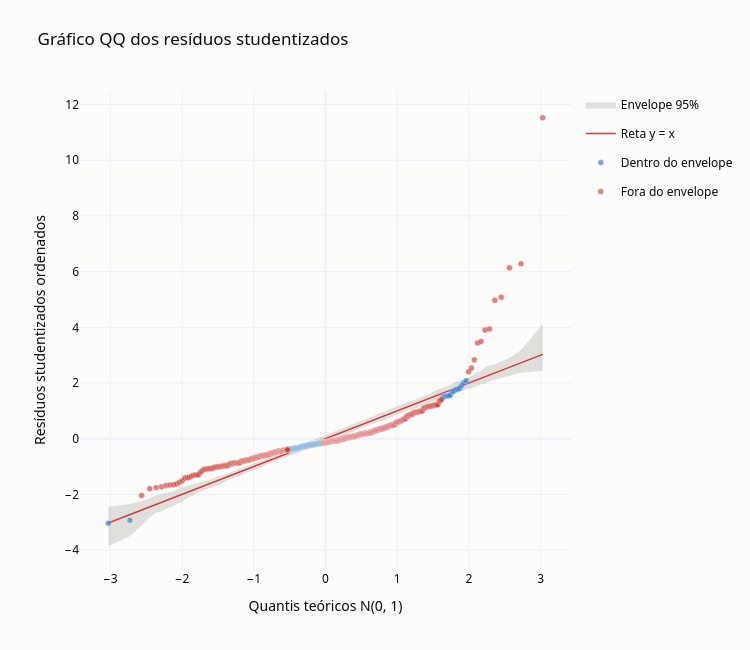

Write notebook code for a chart like this one.
### Markdown cell above
### 5.6 Linearidade dos resíduos normalizados (gráfico QQ)

Se os erros são normais, os resíduos studentizados ordenados devem formar uma **reta** (linha de 45°) contra os quantis teóricos da normal padrão. Um **envelope simulado** mostra se os desvios são maiores que os esperados pelo acaso. O envelope usa 100 amostras normais de tamanho n, com bandas de 2,5% e 97,5%.

A **correlação entre os resíduos ordenados e os quantis teóricos** (estatística de Filliben) mede a linearidade do gráfico. Os testes de Shapiro-Wilk, Jarque-Bera e Anderson-Darling medem a normalidade.

> Com n ≈ 500, os testes de normalidade têm poder alto. Eles rejeitam $H_0$ mesmo com desvios pequenos e sem importância prática. Por isso, o gráfico QQ e a correlação são a evidência principal. Se o desvio da normalidade é moderado, os testes t e F continuam aproximadamente válidos com esse tamanho de amostra, pelo Teorema Central do Limite.

### Code cell
res_stud = np.sort(diagnostico["Res. studentizado"].values)
quantis_teoricos = stats.norm.ppf((np.arange(1, n + 1) - 0.375) / (n + 0.25))

rng = np.random.default_rng(42)
simulacoes = np.sort(rng.standard_normal((100, n)), axis=1)
envelope_inf = np.percentile(simulacoes, 2.5, axis=0)
envelope_sup = np.percentile(simulacoes, 97.5, axis=0)

fora_envelope = ((res_stud < envelope_inf) | (res_stud > envelope_sup)).sum()

tracos, _ = tracos_qq(diagnostico["Res. studentizado"].values, diagnostico.index, quantis_teoricos,
                      envelope_inf, envelope_sup)
fig = go.Figure(tracos)
fig.update_xaxes(title_text="Quantis teóricos N(0, 1)")
fig.update_yaxes(title_text="Resíduos studentizados ordenados")
mostrar_e_salvar(fig, "qqplot_residuos", titulo="Gráfico QQ dos resíduos studentizados", altura=650, largura=750)
correlacao_qq = np.corrcoef(quantis_teoricos, res_stud)[0, 1]
shapiro = stats.shapiro(modelo.resid)
jarque_bera = stats.jarque_bera(modelo.resid)
anderson = stats.anderson(modelo.resid, dist="norm", method="interpolate")

print(f"Pontos fora do envelope: {fora_envelope} de {n} ({fora_envelope / n:.1%})")
print(f"Correlação do gráfico QQ (Filliben): {correlacao_qq:.4f}")
print(f"Assimetria dos resíduos: {stats.skew(modelo.resid):.2f} | Curtose (excesso): {stats.kurtosis(modelo.resid):.2f}")
print(f"Shapiro-Wilk: W = {shapiro.statistic:.4f} | p-valor = {shapiro.pvalue:.3g}")
print(f"Jarque-Bera: JB = {jarque_bera.statistic:.2f} | p-valor = {jarque_bera.pvalue:.3g}")
print(f"Anderson-Darling: A² = {anderson.statistic:.3f} | p-valor = {anderson.pvalue:.3g}")

### Figure 1 — Plotly figure (JSON) as saved in the notebook; plotly's stock layout.template omitted (floating-point values rounded to 4 significant figures; data arrays with more than 128 entries replaced by an {"elided": "..."} marker saying what was removed)
{"data": [{"hovertemplate": "Envelope 95% (limite superior): %{y:.3f}<extra></extra>", "legendgroup": "Envelope 95%", "line": {"color": "#898781", "width": 0}, "mode": "lines", "name": "Envelope 95%", "showlegend": false, "type": "scatter", "x": {"elided": "506 float values"}, "y": {"elided": "506 float values"}}, {"fill": "tonexty", "fillcolor": "rgba(137, 135, 129, 0.25)", "hovertemplate": "Envelope 95% (limite inferior): %{y:.3f}<extra></extra>", "legendgroup": "Envelope 95%", "line": {"color": "#898781", "width": 0}, "mode": "lines", "name": "Envelope 95%", "showlegend": true, "type": "scatter", "x": {"elided": "506 float values"}, "y": {"elided": "506 float values"}}, {"hovertemplate": "Reta y = x: %{y:.3f}<extra></extra>", "legendgroup": "Reta y = x", "line": {"color": "#d03b3b", "width": 1.5}, "mode": "lines", "name": "Reta y = x", "showlegend": true, "type": "scatter", "x": {"elided": "506 float values"}, "y": {"elided": "506 float values"}}, {"hovertemplate": "%{hovertext}<extra></extra>", "hovertext": ["<b>Linha 506</b> (sem cidade)<br>Quantil teórico: -3.027<br>Res. studentizado: -3.038<br>MEDV: 12.0<br>CRIM: 0.988<br>RM: 6.98<br>LSTAT: 12.00<br>RAD: 3.0", "<b>Linha 364</b> (Boston Back Bay)<br>Quantil teórico: -2.726<br>Res. studentizado: -2.928<br>MEDV: 21.9<br>CRIM: 3.474<br>RM: 8.78<br>LSTAT: 5.29<br>RAD: 24.0", "<b>Linha 308</b> (Quincy)<br>Quantil teórico: -0.520<br>Res. studentizado: -0.397<br>MEDV: 22.8<br>CRIM: 0.493<br>RM: 6.63<br>LSTAT: 4.54<br>RAD: 4.0", "<b>Linha 437</b> (Boston Savin Hill)<br>Quantil teórico: -0.514<br>Res. studentizado: -0.394<br>MEDV: 8.7<br>CRIM: 15.177<br>RM: 6.15<br>LSTAT: 26.45<br>RAD: 24.0", "<b>Linha 435</b> (Boston Savin Hill)<br>Quantil teórico: -0.509<br>Res. studentizado: -0.390<br>MEDV: 13.4<br>CRIM: 11.160<br>RM: 6.63<br>LSTAT: 23.27<br>RAD: 24.0", "<b>Linha 276</b> (Needham)<br>Quantil teórico: -0.503<br>Res. studentizado: -0.380<br>MEDV: 33.2<br>CRIM: 0.105<br>RM: 7.27<br>LSTAT: 6.05<br>RAD: 4.0", "<b>Linha 455</b> (Boston Savin Hill)<br>Quantil teórico: -0.498<br>Res. studentizado: -0.377<br>MEDV: 14.1<br>CRIM: 4.752<br>RM: 6.53<br>LSTAT: 18.13<br>RAD: 24.0", "<b>Linha 405</b> (Boston South Boston)<br>Quantil teórico: -0.492<br>Res. studentizado: -0.374<br>MEDV: 5.0<br>CRIM: 67.921<br>RM: 5.68<br>LSTAT: 22.98<br>RAD: 24.0", "<b>Linha 110</b> (Medford)<br>Quantil teórico: -0.486<br>Res. studentizado: -0.373<br>MEDV: 21.7<br>CRIM: 0.108<br>RM: 6.20<br>LSTAT: 13.00<br>RAD: 5.0", "<b>Linha 438</b> (Boston Savin Hill)<br>Quantil teórico: -0.481<br>Res. studentizado: -0.371<br>MEDV: 8.4<br>CRIM: 13.678<br>RM: 5.93<br>LSTAT: 34.02<br>RAD: 24.0", "<b>Linha 22</b> (Lynn)<br>Quantil teórico: -0.475<br>Res. studentizado: -0.371<br>MEDV: 15.2<br>CRIM: 1.232<br>RM: 6.14<br>LSTAT: 18.72<br>RAD: 4.0", "<b>Linha 259</b> (Brookline)<br>Quantil teórico: -0.470<br>Res. studentizado: -0.371<br>MEDV: 30.1<br>CRIM: 0.657<br>RM: 6.84<br>LSTAT: 6.90<br>RAD: 5.0", "<b>Linha 31</b> (Lynn)<br>Quantil teórico: -0.464<br>Res. studentizado: -0.369<br>MEDV: 14.5<br>CRIM: 1.355<br>RM: 6.07<br>LSTAT: 13.04<br>RAD: 4.0", "<b>Linha 331</b> (Holbrook)<br>Quantil teórico: -0.459<br>Res. studentizado: -0.369<br>MEDV: 17.1<br>CRIM: 0.050<br>RM: 5.71<br>LSTAT: 12.43<br>RAD: 1.0", "<b>Linha 123</b> (Everett)<br>Quantil teórico: -0.453<br>Res. studentizado: -0.362<br>MEDV: 17.3<br>CRIM: 0.150<br>RM: 5.86<br>LSTAT: 25.41<br>RAD: 2.0", "<b>Linha 238</b> (Natick)<br>Quantil teórico: -0.448<br>Res. studentizado: -0.361<br>MEDV: 23.7<br>CRIM: 0.082<br>RM: 6.48<br>LSTAT: 6.36<br>RAD: 6.0", "<b>Linha 444</b> (Boston Savin Hill)<br>Quantil teórico: -0.442<br>Res. studentizado: -0.361<br>MEDV: 10.8<br>CRIM: 12.802<br>RM: 5.85<br>LSTAT: 23.79<br>RAD: 24.0", "<b>Linha 315</b> (Quincy)<br>Quantil teórico: -0.437<br>Res. studentizado: -0.357<br>MEDV: 16.2<br>CRIM: 0.254<br>RM: 5.71<br>LSTAT: 11.50<br>RAD: 4.0", "<b>Linha 322</b> (Braintree)<br>Quantil teórico: -0.431<br>Res. studentizado: -0.355<br>MEDV: 20.4<br>CRIM: 0.351<br>RM: 6.04<br>LSTAT: 7.70<br>RAD: 5.0", "<b>Linha 332</b> (Holbrook)<br>Quantil teórico: -0.426<br>Res. studentizado: -0.353<br>MEDV: 19.4<br>CRIM: 0.035<br>RM: 6.03<br>LSTAT: 7.83<br>RAD: 1.0", "<b>Linha 458</b> (Boston Dorchester)<br>Quantil teórico: -0.421<br>Res. studentizado: -0.349<br>MEDV: 14.9<br>CRIM: 7.752<br>RM: 6.30<br>LSTAT: 16.23<br>RAD: 24.0", "<b>Linha 338</b> (Weymouth)<br>Quantil teórico: -0.415<br>Res. studentizado: -0.348<br>MEDV: 20.6<br>CRIM: 0.033<br>RM: 6.06<br>LSTAT: 8.51<br>RAD: 5.0", "<b>Linha 356</b> (Boston Allston-Brighton)<br>Quantil teórico: -0.410<br>Res. studentizado: -0.346<br>MEDV: 17.8<br>CRIM: 8.983<br>RM: 6.21<br>LSTAT: 17.60<br>RAD: 24.0", "<b>Linha 461</b> (Boston Dorchester)<br>Quantil teórico: -0.404<br>Res. studentizado: -0.345<br>MEDV: 17.7<br>CRIM: 3.693<br>RM: 6.38<br>LSTAT: 14.65<br>RAD: 24.0", "<b>Linha 0</b> (Nahant)<br>Quantil teórico: -0.399<br>Res. studentizado: -0.344<br>MEDV: 24.0<br>CRIM: 0.006<br>RM: 6.58<br>LSTAT: 4.98<br>RAD: 1.0", "<b>Linha 239</b> (Natick)<br>Quantil teórico: -0.394<br>Res. studentizado: -0.343<br>MEDV: 23.3<br>CRIM: 0.093<br>RM: 6.61<br>LSTAT: 7.37<br>RAD: 6.0", "<b>Linha 266</b> (Brookline)<br>Quantil teórico: -0.388<br>Res. studentizado: -0.339<br>MEDV: 30.7<br>CRIM: 0.786<br>RM: 7.01<br>LSTAT: 14.79<br>RAD: 5.0", "<b>Linha 312</b> (Quincy)<br>Quantil teórico: -0.383<br>Res. studentizado: -0.338<br>MEDV: 19.4<br>CRIM: 0.262<br>RM: 6.02<br>LSTAT: 11.72<br>RAD: 4.0", "<b>Linha 424</b> (Boston Roxbury)<br>Quantil teórico: -0.378<br>Res. studentizado: -0.336<br>MEDV: 11.7<br>CRIM: 8.792<br>RM: 5.57<br>LSTAT: 17.16<br>RAD: 24.0", "<b>Linha 348</b> (Norwell)<br>Quantil teórico: -0.372<br>Res. studentizado: -0.332<br>MEDV: 24.5<br>CRIM: 0.015<br>RM: 6.63<br>LSTAT: 5.99<br>RAD: 4.0", "<b>Linha 387</b> (Boston East Boston)<br>Quantil teórico: -0.367<br>Res. studentizado: -0.328<br>MEDV: 7.4<br>CRIM: 22.597<br>RM: 5.00<br>LSTAT: 31.99<br>RAD: 24.0", "<b>Linha 59</b> (Beverly)<br>Quantil teórico: -0.362<br>Res. studentizado: -0.324<br>MEDV: 19.6<br>CRIM: 0.103<br>RM: 5.93<br>LSTAT: 9.22<br>RAD: 8.0", "<b>Linha 235</b> (Newton)<br>Quantil teórico: -0.356<br>Res. studentizado: -0.319<br>MEDV: 24.0<br>CRIM: 0.330<br>RM: 6.09<br>LSTAT: 10.88<br>RAD: 8.0", "<b>Linha 78</b> (Woburn)<br>Quantil teórico: -0.351<br>Res. studentizado: -0.310<br>MEDV: 21.2<br>CRIM: 0.056<br>RM: 6.23<br>LSTAT: 12.34<br>RAD: 5.0", "<b>Linha 49</b> (Peabody)<br>Quantil teórico: -0.346<br>Res. studentizado: -0.309<br>MEDV: 19.4<br>CRIM: 0.220<br>RM: 5.60<br>LSTAT: 16.20<br>RAD: 3.0", "<b>Linha 420</b> (Boston Roxbury)<br>Quantil teórico: -0.341<br>Res. studentizado: -0.309<br>MEDV: 16.7<br>CRIM: 11.087<br>RM: 6.41<br>LSTAT: 15.02<br>RAD: 24.0", "<b>Linha 34</b> (Lynn)<br>Quantil teórico: -0.335<br>Res. studentizado: -0.299<br>MEDV: 13.5<br>CRIM: 1.613<br>RM: 6.10<br>LSTAT: 20.34<br>RAD: 4.0", "<b>Linha 347</b> (Hanover)<br>Quantil teórico: -0.330<br>Res. studentizado: -0.294<br>MEDV: 23.1<br>CRIM: 0.019<br>RM: 6.52<br>LSTAT: 6.36<br>RAD: 4.0", "<b>Linha 124</b> (Everett)<br>Quantil teórico: -0.325<br>Res. studentizado: -0.291<br>MEDV: 18.8<br>CRIM: 0.098<br>RM: 5.88<br>LSTAT: 17.58<br>RAD: 2.0", "<b>Linha 471</b> (Boston Mattapan)<br>Quantil teórico: -0.320<br>Res. studentizado: -0.289<br>MEDV: 19.6<br>CRIM: 4.038<br>RM: 6.23<br>LSTAT: 12.87<br>RAD: 24.0", "<b>Linha 328</b> (Randolph)<br>Quantil teórico: -0.315<br>Res. studentizado: -0.287<br>MEDV: 19.3<br>CRIM: 0.066<br>RM: 5.87<br>LSTAT: 9.97<br>RAD: 4.0", "<b>Linha 504</b> (Winthrop)<br>Quantil teórico: -0.309<br>Res. studentizado: -0.277<br>MEDV: 22.0<br>CRIM: 0.110<br>RM: 6.79<br>LSTAT: 6.48<br>RAD: 1.0", "<b>Linha 33</b> (Lynn)<br>Quantil teórico: -0.304<br>Res. studentizado: -0.273<br>MEDV: 13.1<br>CRIM: 1.152<br>RM: 5.70<br>LSTAT: 18.35<br>RAD: 4.0", "<b>Linha 423</b> (Boston Roxbury)<br>Quantil teórico: -0.299<br>Res. studentizado: -0.273<br>MEDV: 13.4<br>CRIM: 7.050<br>RM: 6.10<br>LSTAT: 23.29<br>RAD: 24.0", "<b>Linha 329</b> (Randolph)<br>Quantil teórico: -0.294<br>Res. studentizado: -0.271<br>MEDV: 22.6<br>CRIM: 0.067<br>RM: 6.33<br>LSTAT: 7.34<br>RAD: 4.0", "<b>Linha 439</b> (Boston Savin Hill)<br>Quantil teórico: -0.289<br>Res. studentizado: -0.269<br>MEDV: 12.8<br>CRIM: 9.391<br>RM: 5.63<br>LSTAT: 22.88<br>RAD: 24.0", "<b>Linha 102</b> (Medford)<br>Quantil teórico: -0.284<br>Res. studentizado: -0.266<br>MEDV: 18.6<br>CRIM: 0.229<br>RM: 6.41<br>LSTAT: 10.63<br>RAD: 5.0", "<b>Linha 111</b> (Malden)<br>Quantil teórico: -0.278<br>Res. studentizado: -0.265<br>MEDV: 22.8<br>CRIM: 0.101<br>RM: 6.71<br>LSTAT: 10.16<br>RAD: 6.0", "<b>Linha 212</b> (Waltham)<br>Quantil teórico: -0.273<br>Res. studentizado: -0.261<br>MEDV: 22.4<br>CRIM: 0.217<br>RM: 5.81<br>LSTAT: 16.03<br>RAD: 4.0", "<b>Linha 310</b> (Quincy)<br>Quantil teórico: -0.268<br>Res. studentizado: -0.259<br>MEDV: 16.1<br>CRIM: 2.635<br>RM: 4.97<br>LSTAT: 12.64<br>RAD: 4.0", "<b>Linha 121</b> (Everett)<br>Quantil teórico: -0.263<br>Res. studentizado: -0.253<br>MEDV: 20.3<br>CRIM: 0.072<br>RM: 6.00<br>LSTAT: 14.27<br>RAD: 2.0", "<b>Linha 11</b> (Salem)<br>Quantil teórico: -0.258<br>Res. studentizado: -0.249<br>MEDV: 18.9<br>CRIM: 0.117<br>RM: 6.01<br>LSTAT: 13.27<br>RAD: 5.0", "<b>Linha 321</b> (Braintree)<br>Quantil teórico: -0.253<br>Res. studentizado: -0.248<br>MEDV: 23.1<br>CRIM: 0.182<br>RM: 6.38<br>LSTAT: 6.87<br>RAD: 5.0", "<b>Linha 482</b> (Boston West Roxbury)<br>Quantil teórico: -0.248<br>Res. studentizado: -0.246<br>MEDV: 25.0<br>CRIM: 5.731<br>RM: 7.06<br>LSTAT: 7.01<br>RAD: 24.0", "<b>Linha 196</b> (Concord)<br>Quantil teórico: -0.242<br>Res. studentizado: -0.245<br>MEDV: 33.3<br>CRIM: 0.040<br>RM: 7.29<br>LSTAT: 4.08<br>RAD: 2.0", "<b>Linha 231</b> (Newton)<br>Quantil teórico: -0.237<br>Res. studentizado: -0.243<br>MEDV: 31.7<br>CRIM: 0.463<br>RM: 7.41<br>LSTAT: 5.25<br>RAD: 8.0", "<b>Linha 392</b> (Boston East Boston)<br>Quantil teórico: -0.232<br>Res. studentizado: -0.238<br>MEDV: 9.7<br>CRIM: 11.578<br>RM: 5.04<br>LSTAT: 25.68<br>RAD: 24.0", "<b>Linha 346</b> (Rockland)<br>Quantil teórico: -0.227<br>Res. studentizado: -0.236<br>MEDV: 17.2<br>CRIM: 0.062<br>RM: 5.90<br>LSTAT: 12.67<br>RAD: 3.0", "<b>Linha 490</b> (Chelsea)<br>Quantil teórico: -0.222<br>Res. studentizado: -0.235<br>MEDV: 8.1<br>CRIM: 0.207<br>RM: 5.09<br>LSTAT: 29.68<br>RAD: 4.0", "<b>Linha 474</b> (Boston Forest Hills)<br>Quantil teórico: -0.217<br>Res. studentizado: -0.229<br>MEDV: 13.8<br>CRIM: 8.056<br>RM: 5.43<br>LSTAT: 18.14<br>RAD: 24.0", "<b>Linha 175</b> (Arlington)<br>Quantil teórico: -0.212<br>Res. studentizado: -0.220<br>MEDV: 29.4<br>CRIM: 0.067<br>RM: 6.55<br>LSTAT: 5.33<br>RAD: 5.0", "<b>Linha 70</b> (Burlington)<br>Quantil teórico: -0.207<br>Res. studentizado: -0.220<br>MEDV: 24.2<br>CRIM: 0.088<br>RM: 6.42<br>LSTAT: 6.72<br>RAD: 4.0", "<b>Linha 149</b> (Cambridge)<br>Quantil teórico: -0.202<br>Res. studentizado: -0.219<br>MEDV: 15.4<br>CRIM: 2.734<br>RM: 5.60<br>LSTAT: 21.45<br>RAD: 5.0", "<b>Linha 105</b> (Medford)<br>Quantil teórico: -0.197<br>Res. studentizado: -0.210<br>MEDV: 19.5<br>CRIM: 0.133<br>RM: 5.85<br>LSTAT: 16.47<br>RAD: 5.0", "<b>Linha 441</b> (Boston Savin Hill)<br>Quantil teórico: -0.192<br>Res. studentizado: -0.206<br>MEDV: 17.1<br>CRIM: 9.724<br>RM: 6.41<br>LSTAT: 19.52<br>RAD: 24.0", "<b>Linha 168</b> (Cambridge)<br>Quantil teórico: -0.187<br>Res. studentizado: -0.205<br>MEDV: 23.8<br>CRIM: 2.300<br>RM: 6.32<br>LSTAT: 11.10<br>RAD: 5.0", "<b>Linha 129</b> (Somerville)<br>Quantil teórico: -0.182<br>Res. studentizado: -0.204<br>MEDV: 14.3<br>CRIM: 0.881<br>RM: 5.64<br>LSTAT: 18.34<br>RAD: 4.0", "<b>Linha 288</b> (Walpole)<br>Quantil teórico: -0.177<br>Res. studentizado: -0.203<br>MEDV: 22.3<br>CRIM: 0.046<br>RM: 6.32<br>LSTAT: 7.60<br>RAD: 6.0", "<b>Linha 503</b> (Winthrop)<br>Quantil teórico: -0.172<br>Res. studentizado: -0.200<br>MEDV: 23.9<br>CRIM: 0.061<br>RM: 6.98<br>LSTAT: 5.64<br>RAD: 1.0", "<b>Linha 330</b> (Randolph)<br>Quantil teórico: -0.167<br>Res. studentizado: -0.199<br>MEDV: 19.8<br>CRIM: 0.045<br>RM: 6.14<br>LSTAT: 9.09<br>RAD: 4.0", "<b>Linha 250</b> (Framingham)<br>Quantil teórico: -0.162<br>Res. studentizado: -0.198<br>MEDV: 24.4<br>CRIM: 0.140<br>RM: 6.49<br>LSTAT: 5.90<br>RAD: 7.0", "<b>Linha 309</b> (Quincy)<br>Quantil teórico: -0.157<br>Res. studentizado: -0.196<br>MEDV: 20.3<br>CRIM: 0.349<br>RM: 5.97<br>LSTAT: 9.97<br>RAD: 4.0", "<b>Linha 130</b> (Somerville)<br>Quantil teórico: -0.152<br>Res. studentizado: -0.194<br>MEDV: 19.2<br>CRIM: 0.340<br>RM: 6.46<br>LSTAT: 12.60<br>RAD: 4.0", "<b>Linha 481</b> (Boston West Roxbury)<br>Quantil teórico: -0.147<br>Res. studentizado: -0.194<br>MEDV: 23.7<br>CRIM: 5.708<br>RM: 6.75<br>LSTAT: 7.74<br>RAD: 24.0", "<b>Linha 390</b> (Boston East Boston)<br>Quantil teórico: -0.142<br>Res. studentizado: -0.194<br>MEDV: 15.1<br>CRIM: 6.962<br>RM: 5.71<br>LSTAT: 17.11<br>RAD: 24.0", "<b>Linha 313</b> (Quincy)<br>Quantil teórico: -0.137<br>Res. studentizado: -0.193<br>MEDV: 21.6<br>CRIM: 0.269<br>RM: 6.27<br>LSTAT: 7.90<br>RAD: 4.0", "<b>Linha 81</b> (Reading)<br>Quantil teórico: -0.132<br>Res. studentizado: -0.190<br>MEDV: 23.9<br>CRIM: 0.045<br>RM: 6.62<br>LSTAT: 7.22<br>RAD: 4.0", "<b>Linha 158</b> (Cambridge)<br>Quantil teórico: -0.127<br>Res. studentizado: -0.185<br>MEDV: 24.3<br>CRIM: 1.343<br>RM: 6.07<br>LSTAT: 6.43<br>RAD: 5.0", "<b>Linha 117</b> (Malden)<br>Quantil teórico: -0.122<br>Res. studentizado: -0.185<br>MEDV: 19.2<br>CRIM: 0.151<br>RM: 6.02<br>LSTAT: 10.30<br>RAD: 6.0", "<b>Linha 320</b> (Braintree)<br>Quantil teórico: -0.117<br>Res. studentizado: -0.184<br>MEDV: 23.8<br>CRIM: 0.168<br>RM: 6.43<br>LSTAT: 7.20<br>RAD: 5.0", "<b>Linha 12</b> (Salem)<br>Quantil teórico: -0.112<br>Res. studentizado: -0.183<br>MEDV: 21.7<br>CRIM: 0.094<br>RM: 5.89<br>LSTAT: 15.71<br>RAD: 5.0", "<b>Linha 303</b> (Canton)<br>Quantil teórico: -0.107<br>Res. studentizado: -0.183<br>MEDV: 33.1<br>CRIM: 0.100<br>RM: 6.98<br>LSTAT: 4.86<br>RAD: 7.0", "<b>Linha 277</b> (Needham)<br>Quantil teórico: -0.102<br>Res. studentizado: -0.171<br>MEDV: 33.1<br>CRIM: 0.061<br>RM: 6.83<br>LSTAT: 4.16<br>RAD: 4.0", "<b>Linha 62</b> (Beverly)<br>Quantil teórico: -0.097<br>Res. studentizado: -0.168<br>MEDV: 22.2<br>CRIM: 0.110<br>RM: 6.46<br>LSTAT: 6.73<br>RAD: 8.0", "<b>Linha 294</b> (Norwood)<br>Quantil teórico: -0.092<br>Res. studentizado: -0.166<br>MEDV: 21.7<br>CRIM: 0.082<br>RM: 6.01<br>LSTAT: 10.40<br>RAD: 4.0", "<b>Linha 139</b> (Somerville)<br>Quantil teórico: -0.087<br>Res. studentizado: -0.166<br>MEDV: 17.8<br>CRIM: 0.545<br>RM: 6.15<br>LSTAT: 18.46<br>RAD: 4.0", "<b>Linha 1</b> (Swampscott)<br>Quantil teórico: -0.082<br>Res. studentizado: -0.165<br>MEDV: 21.6<br>CRIM: 0.027<br>RM: 6.42<br>LSTAT: 9.14<br>RAD: 2.0", "<b>Linha 73</b> (Burlington)<br>Quantil teórico: -0.077<br>Res. studentizado: -0.163<br>MEDV: 23.4<br>CRIM: 0.195<br>RM: 6.25<br>LSTAT: 7.54<br>RAD: 4.0", "<b>Linha 106</b> (Medford)<br>Quantil teórico: -0.072<br>Res. studentizado: -0.159<br>MEDV: 19.5<br>CRIM: 0.171<br>RM: 5.84<br>LSTAT: 18.66<br>RAD: 5.0", "<b>Linha 113</b> (Malden)<br>Quantil teórico: -0.067<br>Res. studentizado: -0.159<br>MEDV: 18.7<br>CRIM: 0.222<br>RM: 6.09<br>LSTAT: 17.09<br>RAD: 6.0", "<b>Linha 326</b> (Braintree)<br>Quantil teórico: -0.062<br>Res. studentizado: -0.156<br>MEDV: 23.0<br>CRIM: 0.303<br>RM: 6.31<br>LSTAT: 6.15<br>RAD: 5.0", "<b>Linha 411</b> (Boston Downtown)<br>Quantil teórico: -0.057<br>Res. studentizado: -0.153<br>MEDV: 17.2<br>CRIM: 14.051<br>RM: 6.66<br>LSTAT: 21.22<br>RAD: 24.0", "<b>Linha 72</b> (Burlington)<br>Quantil teórico: -0.052<br>Res. studentizado: -0.153<br>MEDV: 22.8<br>CRIM: 0.092<br>RM: 6.07<br>LSTAT: 5.52<br>RAD: 4.0", "<b>Linha 237</b> (Newton)<br>Quantil teórico: -0.047<br>Res. studentizado: -0.150<br>MEDV: 31.5<br>CRIM: 0.512<br>RM: 7.36<br>LSTAT: 4.73<br>RAD: 8.0", "<b>Linha 278</b> (Needham)<br>Quantil teórico: -0.042<br>Res. studentizado: -0.149<br>MEDV: 29.1<br>CRIM: 0.080<br>RM: 6.48<br>LSTAT: 7.19<br>RAD: 4.0", "<b>Linha 50</b> (Danvers)<br>Quantil teórico: -0.037<br>Res. studentizado: -0.146<br>MEDV: 19.7<br>CRIM: 0.089<br>RM: 5.96<br>LSTAT: 13.45<br>RAD: 4.0", "<b>Linha 30</b> (Lynn)<br>Quantil teórico: -0.032<br>Res. studentizado: -0.140<br>MEDV: 12.7<br>CRIM: 1.131<br>RM: 5.71<br>LSTAT: 22.60<br>RAD: 4.0", "<b>Linha 260</b> (Brookline)<br>Quantil teórico: -0.027<br>Res. studentizado: -0.140<br>MEDV: 33.8<br>CRIM: 0.540<br>RM: 7.20<br>LSTAT: 9.59<br>RAD: 5.0", "<b>Linha 98</b> (Winchester)<br>Quantil teórico: 1.639<br>Res. studentizado: 1.495<br>MEDV: 43.8<br>CRIM: 0.082<br>RM: 7.82<br>LSTAT: 3.57<br>RAD: 2.0", "<b>Linha 225</b> (Newton)<br>Quantil teórico: 1.658<br>Res. studentizado: 1.513<br>MEDV: 50.0<br>CRIM: 0.527<br>RM: 8.72<br>LSTAT: 4.63<br>RAD: 8.0", "<b>Linha 374</b> (Boston North End)<br>Quantil teórico: 1.678<br>Res. studentizado: 1.537<br>MEDV: 13.8<br>CRIM: 18.498<br>RM: 4.14<br>LSTAT: 37.97<br>RAD: 24.0", "<b>Linha 228</b> (Newton)<br>Quantil teórico: 1.699<br>Res. studentizado: 1.539<br>MEDV: 46.7<br>CRIM: 0.298<br>RM: 7.69<br>LSTAT: 3.92<br>RAD: 8.0", "<b>Linha 163</b> (Cambridge)<br>Quantil teórico: 1.720<br>Res. studentizado: 1.544<br>MEDV: 50.0<br>CRIM: 1.519<br>RM: 8.38<br>LSTAT: 3.32<br>RAD: 5.0", "<b>Linha 414</b> (Boston Roxbury)<br>Quantil teórico: 1.742<br>Res. studentizado: 1.569<br>MEDV: 7.0<br>CRIM: 45.746<br>RM: 4.52<br>LSTAT: 36.98<br>RAD: 24.0", "<b>Linha 366</b> (Boston Back Bay)<br>Quantil teórico: 1.765<br>Res. studentizado: 1.698<br>MEDV: 21.9<br>CRIM: 3.697<br>RM: 4.96<br>LSTAT: 14.00<br>RAD: 24.0", "<b>Linha 195</b> (Lincoln)<br>Quantil teórico: 1.789<br>Res. studentizado: 1.702<br>MEDV: 50.0<br>CRIM: 0.014<br>RM: 7.88<br>LSTAT: 2.97<br>RAD: 4.0", "<b>Linha 253</b> (Framingham)<br>Quantil teórico: 1.814<br>Res. studentizado: 1.767<br>MEDV: 42.8<br>CRIM: 0.369<br>RM: 8.26<br>LSTAT: 3.54<br>RAD: 7.0", "<b>Linha 186</b> (Belmont)<br>Quantil teórico: 1.841<br>Res. studentizado: 1.774<br>MEDV: 50.0<br>CRIM: 0.056<br>RM: 7.83<br>LSTAT: 4.45<br>RAD: 3.0", "<b>Linha 233</b> (Newton)<br>Quantil teórico: 1.868<br>Res. studentizado: 1.805<br>MEDV: 48.3<br>CRIM: 0.331<br>RM: 8.25<br>LSTAT: 3.95<br>RAD: 8.0", "<b>Linha 157</b> (Cambridge)<br>Quantil teórico: 1.897<br>Res. studentizado: 1.913<br>MEDV: 41.3<br>CRIM: 1.224<br>RM: 6.94<br>LSTAT: 4.59<br>RAD: 5.0", "<b>Linha 407</b> (Boston Downtown)<br>Quantil teórico: 1.928<br>Res. studentizado: 2.004<br>MEDV: 27.9<br>CRIM: 11.951<br>RM: 5.61<br>LSTAT: 12.13<br>RAD: 24.0", "<b>Linha 162</b> (Cambridge)<br>Quantil teórico: 1.961<br>Res. studentizado: 2.083<br>MEDV: 50.0<br>CRIM: 1.834<br>RM: 7.80<br>LSTAT: 1.92<br>RAD: 5.0"], "legendgroup": "Dentro do envelope", "marker": {"color": "#2a78d6", "line": {"color": "#fcfcfb", "width": 0.5}, "opacity": 0.65, "size": 6}, "mode": "markers", "name": "Dentro do envelope", "showlegend": true, "type": "scatter", "x": [-3.027, -2.726, -0.5201, -0.5145, -0.5088, -0.5032, -0.4976, -0.492, -0.4864, -0.4809, -0.4753, -0.4698, -0.4642, -0.4587, -0.4532, -0.4478, -0.4423, -0.4368, -0.4314, -0.426, -0.4206, -0.4152, -0.4098, -0.4044, -0.399, -0.3937, -0.3883, -0.383, -0.3777, -0.3724, -0.3671, -0.3618, -0.3565, -0.3512, -0.3459, -0.3407, -0.3355, -0.3302, -0.325, -0.3198, -0.3146, -0.3094, -0.3042, -0.299, -0.2938, -0.2887, -0.2835, -0.2784, -0.2732, -0.2681, -0.2629, -0.2578, -0.2527, -0.2476, -0.2425, -0.2374, -0.2323, -0.2272, -0.2221, -0.2171, -0.212, -0.2069, -0.2019, -0.1968, -0.1918, -0.1868, -0.1817, -0.1767, -0.1717, -0.1666, -0.1616, -0.1566, -0.1516, -0.1466, -0.1416, -0.1366, -0.1316, -0.1266, -0.1216, -0.1166, -0.1116, -0.1067, -0.1017, -0.0967, -0.09173, -0.08676, -0.08179, -0.07682, -0.07186, -0.06689, -0.06193, -0.05697, -0.05201, -0.04706, -0.0421, -0.03714, -0.03219, -0.02724, 1.639, 1.658, 1.678, 1.699, 1.72, 1.742, 1.765, 1.789, 1.814, 1.841, 1.868, 1.897, 1.928, 1.961], "y": [-3.038, -2.928, -0.397, -0.3943, -0.3901, -0.3801, -0.3768, -0.3743, -0.3734, -0.3711, -0.3709, -0.3707, -0.3689, -0.3687, -0.3617, -0.3612, -0.3611, -0.3569, -0.355, -0.3532, -0.3486, -0.3475, -0.346, -0.3445, -0.3443, -0.3429, -0.3389, -0.3384, -0.3357, -0.3319, -0.3276, -0.3237, -0.3194, -0.3097, -0.3086, -0.3086, -0.2992, -0.2936, -0.2915, -0.2895, -0.2867, -0.2775, -0.2734, -0.2733, -0.271, -0.2691, -0.2665, -0.2649, -0.2609, -0.2585, -0.2527, -0.249, -0.2483, -0.2457, -0.2447, -0.2432, -0.2378, -0.236, -0.2349, -0.2288, -0.22, -0.2195, -0.2191, -0.2095, -0.2064, -0.205, -0.2038, -0.2032, -0.1998, -0.1987, -0.1979, -0.1962, -0.1943, -0.194, -0.1937, -0.1928, -0.1899, -0.185, -0.1847, -0.1845, -0.1828, -0.1826, -0.1709, -0.1685, -0.1662, -0.1656, -0.1648, -0.1625, -0.1592, -0.1587, -0.1564, -0.1528, -0.1525, -0.1502, -0.1487, -0.1464, -0.1404, -0.1401, 1.495, 1.513, 1.537, 1.539, 1.544, 1.569, 1.698, 1.702, 1.767, 1.774, 1.805, 1.913, 2.004, 2.083]}, {"hovertemplate": "%{hovertext}<extra></extra>", "hovertext": {"elided": "394 str values"}, "legendgroup": "Fora do envelope", "marker": {"color": "#d03b3b", "line": {"color": "#fcfcfb", "width": 0.5}, "opacity": 0.65, "size": 6}, "mode": "markers", "name": "Fora do envelope", "showlegend": true, "type": "scatter", "x": {"elided": "394 float values"}, "y": {"elided": "394 float values"}}], "layout": {"height": 650, "margin": {"t": 90}, "title": {"text": "Gráfico QQ dos resíduos studentizados"}, "width": 750, "xaxis": {"title": {"text": "Quantis teóricos N(0, 1)"}}, "yaxis": {"title": {"text": "Resíduos studentizados ordenados"}}}}
